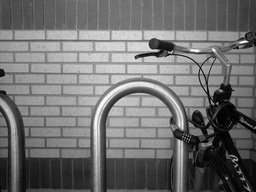
#> input picture spatial_domain/assets/bicycle.jpg, 256 x 192 px, shrunk from 640 x 480 before the run, given in place of lenna.png, which was not available
$ python task1_8.py   (older library calls are emulated)
#> lines starting #> are read from the running program, lines starting #| are printed output that depends on the picture; pictures that were not available may be replaced by others from this repository, and a replacement may not be noted
### spatial_domain/python/utils.py
import cv2
import numpy as np


def load_image(filename):
    return cv2.imread('../assets/' + filename).astype('int16')


def save_image(filename, image):
    cv2.imwrite('../output/' + filename, image)


def display_single_image(title, image):
    cv2.imshow(title, image.astype('uint8'))


def wait_key_and_destroy_windows():
    cv2.waitKey(0)
    cv2.destroyAllWindows()


# [24 lines left out: functions split_channels, merge_channels, not called in this run]


def fit_matrix_in_interval(matrix, min_value=0, max_value=255):
    matrix[matrix < min_value] = min_value
    matrix[matrix > max_value] = max_value


def image_shape(image):
    if len(image.shape) == 3:
        rows, columns, channels = image.shape
    else:
        rows, columns = image.shape
        channels = 1

    return rows, columns, channels


def copy_add_border(image, border_size=1, color=0):
    border_size *= 2
    rows, columns, channels = image_shape(image)
    output = np.full((rows + border_size, columns + border_size, channels), color, dtype=np.int)

    for c in range(border_size, columns + border_size):
        for r in range(border_size, rows + border_size):
            output[r - border_size//2, c - border_size//2] = image[r - border_size, c - border_size]

    fit_matrix_in_interval(output)
    return np.uint8(output)


def average_kernel(kernel_size):
    return np.full((kernel_size, kernel_size), 1/float(kernel_size * kernel_size))


def display_multiple_images(titles, images):
    if len(titles) != len(images):
        print("The length of titles and images are not compatible")
        return False
    else:
        for i in range(0, len(images)):
            display_single_image(titles[i], images[i])

### spatial_domain/python/filter.py
import numpy as np
import utils


def apply_kernel(image, kernel):
    return _filter(image, kernel)


def median_filter(image, size):
    kernel = np.full((size, size), 1)
    return _filter(image, kernel, np.median)


def _filter(image, kernel, operation=np.sum):
    kernel_size = len(kernel[0])
    border_size = kernel_size // 2
    rows, columns, channels = utils.image_shape(image)

    resized_image = utils.copy_add_border(image, border_size, 127)
    output = np.zeros((rows, columns, channels), dtype=np.int)

    for c in range(border_size, columns + border_size):
        for r in range(border_size, rows + border_size):
            region = resized_image[r - border_size:r + border_size + 1, c - border_size:c + border_size + 1]

            if channels == 1:
                output[r - border_size, c - border_size] = operation(region[:, :] * kernel)
            else:
                output[r - border_size, c - border_size] = np.array([operation(region[:, :, 0] * kernel),
                                                                     operation(region[:, :, 1] * kernel),
                                                                     operation(region[:, :, 2] * kernel)])

    utils.fit_matrix_in_interval(output)

    return np.uint8(output)

### spatial_domain/python/task1_8.py
# coding=UTF-8
#1.8. Filtros de detecção de bordas Sobel e Laplaciano

import utils
import filter


def main():
    image = utils.load_image('lenna.png')

    laplacian_image = filter.apply_kernel(image, [[0, 1, 0], [1, -4, 1], [0, 1, 0]])
#> in _filter, `rows, columns, channels = utils.image_shape(image)`: rows = 192; columns = 256; channels = 3
#> in copy_add_border, `rows, columns, channels = image_shape(image)`: rows = 192; columns = 256; channels = 3
#> in copy_add_border, `output = np.full((rows + border_size, columns + border_size, channels)..`: output: shape (194, 258, 3) int64; every value is 127
#> after the loop in _filter, `for c in range(border_size, columns + border_size):`:
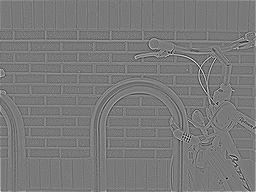
#> output: shape (192, 256, 3) int64; min -352, max 385, mean 0.9; drawn with min black and max white
#> call 2 of fit_matrix_in_interval, with min_value = 0, max_value = 255
#> in fit_matrix_in_interval (call 2), `matrix[matrix > max_value] = max_value`:
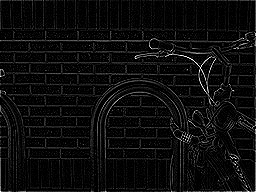
#> matrix: shape (192, 256, 3) int64; min 0, max 255, mean 12.9
    sobel_y_image = filter.apply_kernel(image, [[1, 2, 1], [0, 0, 0], [-1, -2, -1]])
#> after the loop in _filter (call 2), `for c in range(border_size, columns + border_size):`:
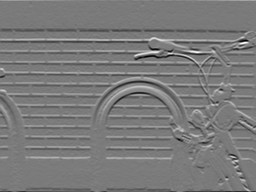
#> output: shape (192, 256, 3) int64; min -760, max 820, mean 0.5; drawn with min black and max white
#> call 4 of fit_matrix_in_interval, with min_value = 0, max_value = 255
#> in fit_matrix_in_interval (call 4), `matrix[matrix > max_value] = max_value`:
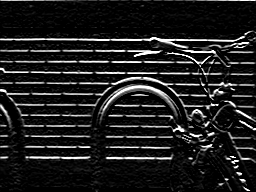
#> matrix: shape (192, 256, 3) int64; min 0, max 255, mean 30.3
    sobel_x_image = filter.apply_kernel(image, [[-1, 0, 1], [-2, 0, 2], [-1, 0, 1]])
#> after the loop in _filter (call 3), `for c in range(border_size, columns + border_size):`:
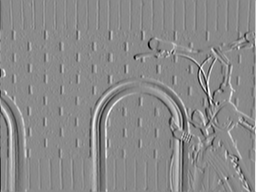
#> output: shape (192, 256, 3) int64; min -711, max 599, mean -0.5; drawn with min black and max white
#> in fit_matrix_in_interval (call 6), `matrix[matrix > max_value] = max_value`:
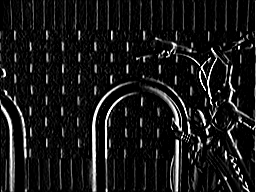
#> matrix: shape (192, 256, 3) int64; min 0, max 255, mean 24.2

    sobel_addition = sobel_x_image + sobel_y_image
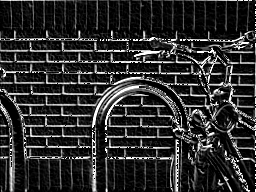
#> sobel_addition: shape (192, 256, 3); min 0, max 255, mean 45.2
    utils.fit_matrix_in_interval(sobel_addition)

    utils.display_single_image('Original', image)
    utils.display_multiple_images(['Sobel_Y Lenna', 'Sobel_X Lenna', 'Sobel X + Y', 'Laplacian Lenna'],
                                  [sobel_y_image, sobel_x_image, sobel_addition, laplacian_image])
#> the loop in display_multiple_images, `for i in range(0, len(images)):` made 4 passes

    utils.wait_key_and_destroy_windows()


if __name__ == "__main__":
    main()
